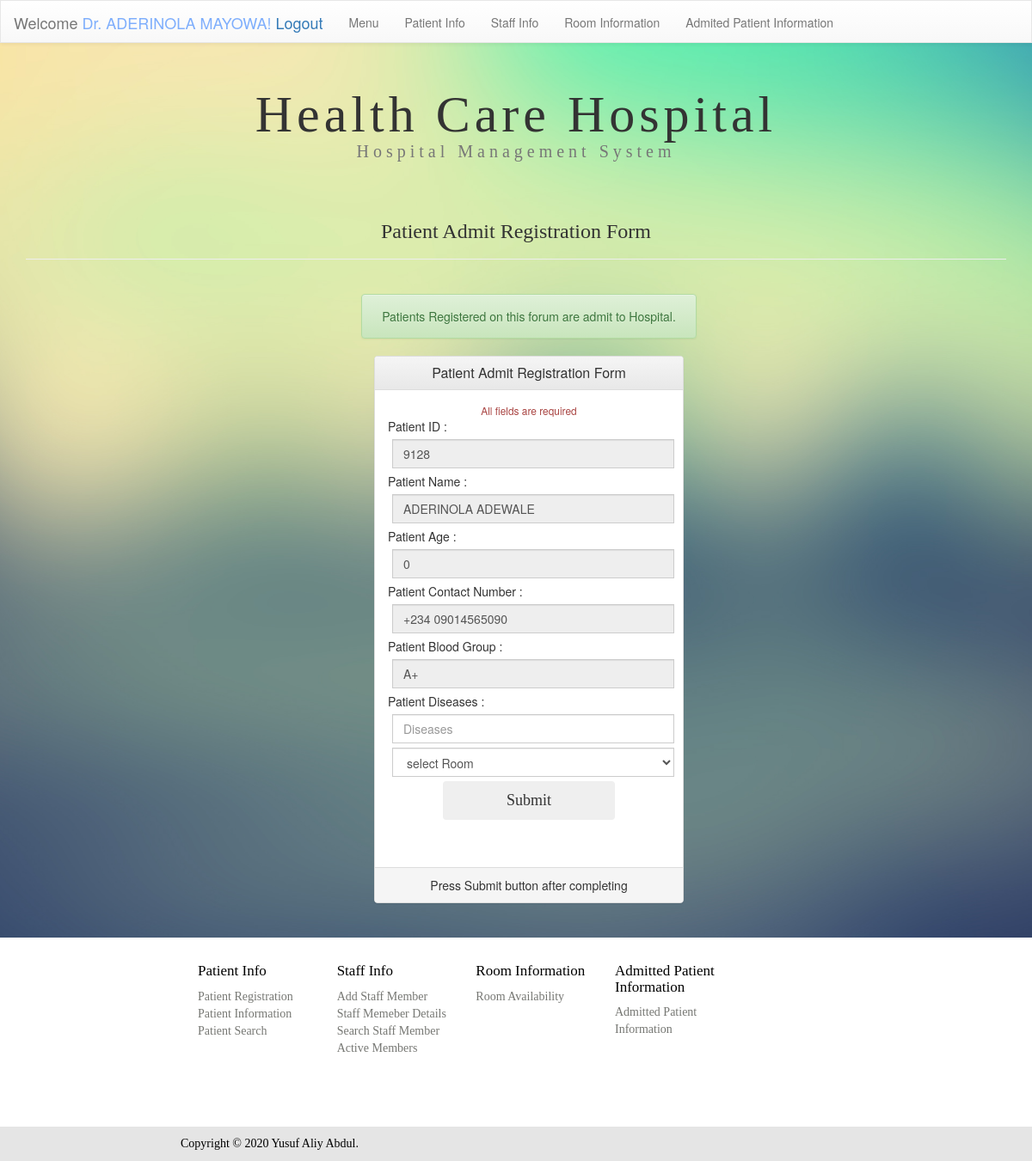
The app's page /admit.php?id=1 (signed in) with its own data.
### tables this page shows
CREATE TABLE `patient` (
  `pet_id` int(11) NOT NULL,
  `pat_reg_id` varchar(1000) NOT NULL,
  `pet_reg_date` datetime DEFAULT current_timestamp(),
  `pet_fn` varchar(100) DEFAULT NULL,
  `pet_sn` varchar(100) DEFAULT NULL,
  `pet_addr` varchar(500) DEFAULT NULL,
  `pet_ac` varchar(4) DEFAULT '+234',
  `pet_con` varchar(11) DEFAULT NULL,
  `pet_em` varchar(1000) DEFAULT NULL,
  `pet_gen` varchar(10) DEFAULT NULL,
  `pet_bd` date DEFAULT NULL,
  `pet_age` int(3) DEFAULT NULL,
  `pet_bg` varchar(3) DEFAULT NULL,
  `Insert_admunname` varchar(100) DEFAULT NULL,
  `Update_sadmunname` varchar(100) DEFAULT NULL,
  `update_date` datetime DEFAULT NULL
);

### admit.php (the view, shortened to what this page needs)
<?php include 'admitdb.php';?>
<!DOCTYPE html PUBLIC "-//W3C//DTD XHTML 1.0 Transitional//EN" "http://www.w3.org/TR/xhtml1/DTD/xhtml1-transitional.dtd">
<html xmlns="http://www.w3.org/1999/xhtml">
<head>
<link rel="stylesheet" href="css/bootstrap.min.css">
<link rel="stylesheet" href="css/bootstrap-theme.min.css">
<link rel="stylesheet" type="text/css" href="css/staff.css"/>
<link rel="stylesheet" href="css/hide.css">
</head>
<body>
<header class="nav-down ">
<?php include('navbar.php');?>
</header><br>
<div class="container">
<div class="row">
<div class="col-md-12 col-xs-12">
<h1 class="text-center ">Health Care Hospital<br /><small style="font-size:20px">Hospital Management System</small></h1></div>
</div>
</div>
<br />
<div class="container">
<div class="row">
<div class="col-md-12 col-xs-12">
<div class="page-header">
<h3 style="font-family:calibri;" class="text-center">Patient Admit Registration Form</h3></div>
<br />
<div class="container">
<div class="row">
<div class="col-md-4 col-md-push-4 col-xs-12 alert alert-success text-center">Patients Registered on this forum are admit to Hospital.</div>
</div>
</div>
<div class="container">
<div class="row ">
<div class="col-md-4 col-md-offset-4 col-xs-12">
<div class="panel panel-default">
<div class="panel-heading">
<h3 class="panel-title text-center">Patient Admit Registration Form</h3>
</div>
<center>
<div class="panel-body">
<small class="text-danger">All fields are required</small>
<div>
<?php
$id=$_REQUEST['id'];
$query = "SELECT * from `patient` where pet_id='".$id."'";
$result = mysqli_query($con, $query) or die (mysqli_error($con));
$row = mysqli_fetch_assoc($result);
?>
  <form method="post" action="">
  <div align="left">  Patient ID :</div>
    <input disabled  value="<?php echo $row["pat_reg_id"]; ?>" style="margin:5px;  border-radius:0px" type="text" class="form-control" placeholder="Patient ID" >
<div align="left">  Patient Name :</div>
    <input disabled    value="<?php echo $row["pet_fn"]; ?> <?php echo $row["pet_sn"]; ?>" style="margin:5px;  border-radius:0px" type="text" class="form-control" placeholder="Patient Name">
<div align="left">  Patient Age :</div>
    <input disabled     value="<?php echo $row["pet_age"]; ?>" style="margin:5px;  border-radius:0px" type="text" class="form-control" placeholder="Patient Age">
<div align="left">  Patient Contact Number :</div>
    <input disabled    value="<?php echo $row["pet_ac"]; ?> <?php echo $row["pet_con"]; ?>" style="margin:5px;  border-radius:0px" type="text" class="form-control" placeholder="Patient Contact Number">
<div align="left">  Patient Blood Group :</div>
    <input disabled      value="<?php echo $row["pet_bg"]; ?>" style="margin:5px;  border-radius:0px" type="text" class="form-control" placeholder="Patient Blood Group">
<div align="left">  Patient Diseases :</div>
    <input required  name="pet_disea" value="" style="margin:5px;  border-radius:0px" type="text" class="form-control" placeholder="Diseases">
    <select required  name="adm_rn"  style="margin:5px;  border-radius:0px" class="form-control">
    <option value="">select Room</option>
    </select>
  </div>
  <button name="submit"  class="btn" onclick="">Submit</button>
  <br>
</center>
<div class="panel-footer text-center">Press Submit button after completing </div>
</div>
</div>
</div>
</div>
</div>
</div>
</div>
</body>
<footer>
	<?php include 'footer.php';?>
</footer>
</html>

### css/staff.css (style rules this page uses)
body { background:url(../images/background.jpg) no-repeat center center fixed ; -webkit-background-size:cover; -moz-background-size:cover; -o-background-size:cover; background-size:cover; }
h1 { text-align:center; font-family:"calibri"; font-size:60px; padding-top:10px; letter-spacing:5px; }
.btn { height:45px; width:200px; font-size:18px; font-family:"calibri"; }

### css/hide.css (style rules this page uses)
body { padding-top: 50px; }
header { height: 40px; z-index: 1; position:fixed; top: 0; transition: top 0.2s ease-in-out; width: 100%; }

### css/menu.css (style rules this page uses)
body { background:url(../images/background.jpg) no-repeat center center fixed ; -webkit-background-size:cover; -moz-background-size:cover; -o-background-size:cover; background-size:cover; }
h1 { text-align:center; font-family:"calibri"; font-size:60px; padding-top:10px; letter-spacing:5px; }

### records on screen
patient: pat_reg "9128", pet_fn+pet_sn "ADERINOLA ADEWALE", pet_age "0", pet_ac+pet_con "+234 09014565090", pet_bg "A+"
